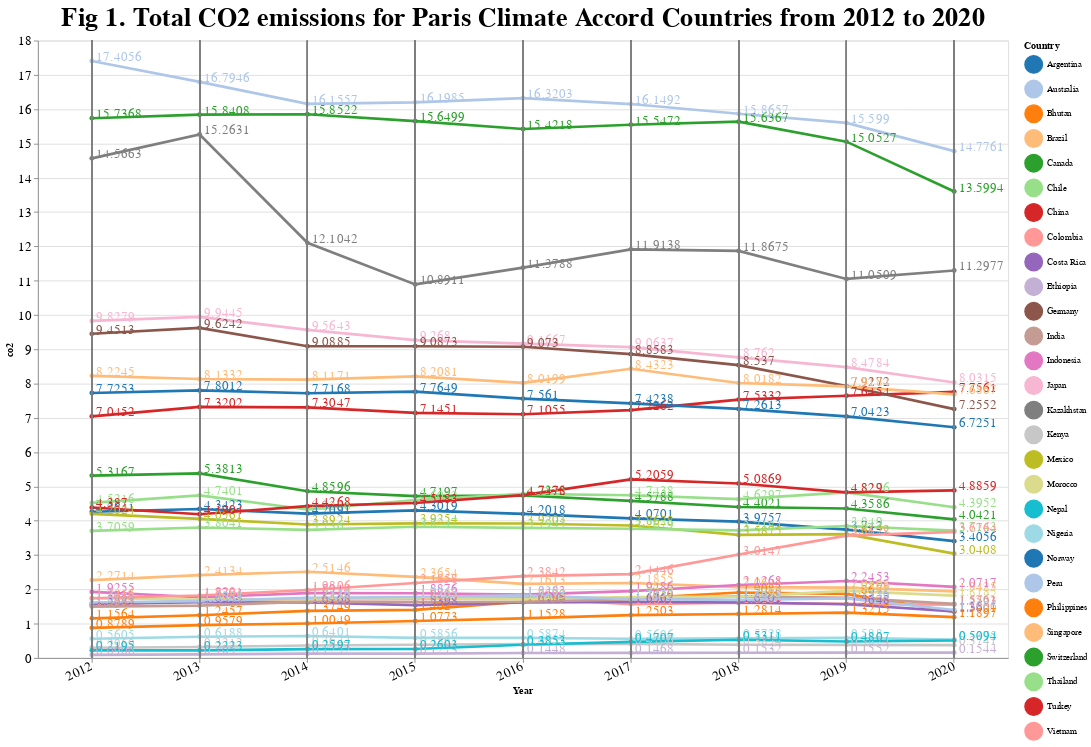

Here is the notebook cell this chart was saved with:
### Code cell
nearest = alt.selection_point(nearest=True, on='mouseover', fields=['year'])

line = alt.Chart(complete_agreement_countries).mark_line(strokeWidth=3).encode(
    alt.X('year:O', title='Year'),
    y='co2',
    color=alt.Color('country_name:N', legend=alt.Legend(title='Country'), scale=alt.Scale(scheme='category20'))  # Use category20 color scheme
)

selectors = alt.Chart(complete_agreement_countries).mark_point().encode(
    alt.X('year:O', title='Year'),
    opacity=alt.value(0)
)

selectors_near = selectors.encode(
    opacity=alt.condition(nearest, alt.value(0.5), alt.value(0.3))
).add_params(nearest)

points = line.mark_circle().encode(
    opacity=alt.condition(nearest, alt.value(1), alt.value(0)),
    tooltip=['country_name']
).add_params(nearest)

text = line.mark_text(align='left', dx=5, dy=-5).encode(
    text=alt.condition(nearest, 'co2:Q', alt.value(' '))
)

rules = alt.Chart(complete_agreement_countries).mark_rule(color='gray').encode(
    x=alt.X('year:O', title='Year', axis=alt.Axis(labelAngle=-25))
).transform_filter(
    nearest
)

layers = alt.layer(
    line, selectors, points, text, rules,
).properties(
    width=1100, height=700,
    title="Fig 1. Total CO2 emissions for Paris Climate Accord Countries from 2012 to 2020"
).configure_title(
    fontSize=30
).configure_legend(
    symbolSize=400 
).configure_text(fontSize=15)

chart = layers.configure_axis(
    labelFontSize=15 
)
chart
chart

### Figure 1 — Vega-Lite specification as saved in the notebook (floating-point values rounded to 4 significant figures; data arrays with more than 128 entries replaced by an {"elided": "..."} marker saying what was removed)
{"config": {"view": {"continuousWidth": 300, "continuousHeight": 300}, "axis": {"labelFontSize": 15}, "legend": {"symbolSize": 400}, "text": {"fontSize": 15}, "title": {"fontSize": 30}}, "layer": [{"mark": {"type": "line", "strokeWidth": 3}, "encoding": {"color": {"field": "country_name", "legend": {"title": "Country"}, "scale": {"scheme": "category20"}, "type": "nominal"}, "x": {"field": "year", "title": "Year", "type": "ordinal"}, "y": {"field": "co2", "type": "quantitative"}}}, {"mark": {"type": "point"}, "encoding": {"opacity": {"value": 0}, "x": {"field": "year", "title": "Year", "type": "ordinal"}}}, {"mark": {"type": "circle"}, "encoding": {"color": {"field": "country_name", "legend": {"title": "Country"}, "scale": {"scheme": "category20"}, "type": "nominal"}, "opacity": {"condition": {"param": "param_3", "value": 1}, "value": 0}, "tooltip": [{"field": "country_name", "type": "nominal"}], "x": {"field": "year", "title": "Year", "type": "ordinal"}, "y": {"field": "co2", "type": "quantitative"}}, "name": "view_2"}, {"mark": {"type": "text", "align": "left", "dx": 5, "dy": -5}, "encoding": {"color": {"field": "country_name", "legend": {"title": "Country"}, "scale": {"scheme": "category20"}, "type": "nominal"}, "text": {"condition": {"param": "param_3", "field": "co2", "type": "quantitative"}, "value": " "}, "x": {"field": "year", "title": "Year", "type": "ordinal"}, "y": {"field": "co2", "type": "quantitative"}}}, {"mark": {"type": "rule", "color": "gray"}, "encoding": {"x": {"axis": {"labelAngle": -25}, "field": "year", "title": "Year", "type": "ordinal"}}, "transform": [{"filter": {"param": "param_3"}}]}], "data": {"name": "data-db643041fc449b9eb008ce58a0b9e2b5"}, "height": 700, "params": [{"name": "param_3", "select": {"type": "point", "fields": ["year"], "nearest": true, "on": "mouseover"}, "views": ["view_2"]}], "title": "Fig 1. Total CO2 emissions for Paris Climate Accord Countries from 2012 to 2020", "width": 1100, "$schema": "https://vega.github.io/schema/vega-lite/v5.16.3.json", "datasets": {"data-db643041fc449b9eb008ce58a0b9e2b5": {"elided": "252 records"}}}
